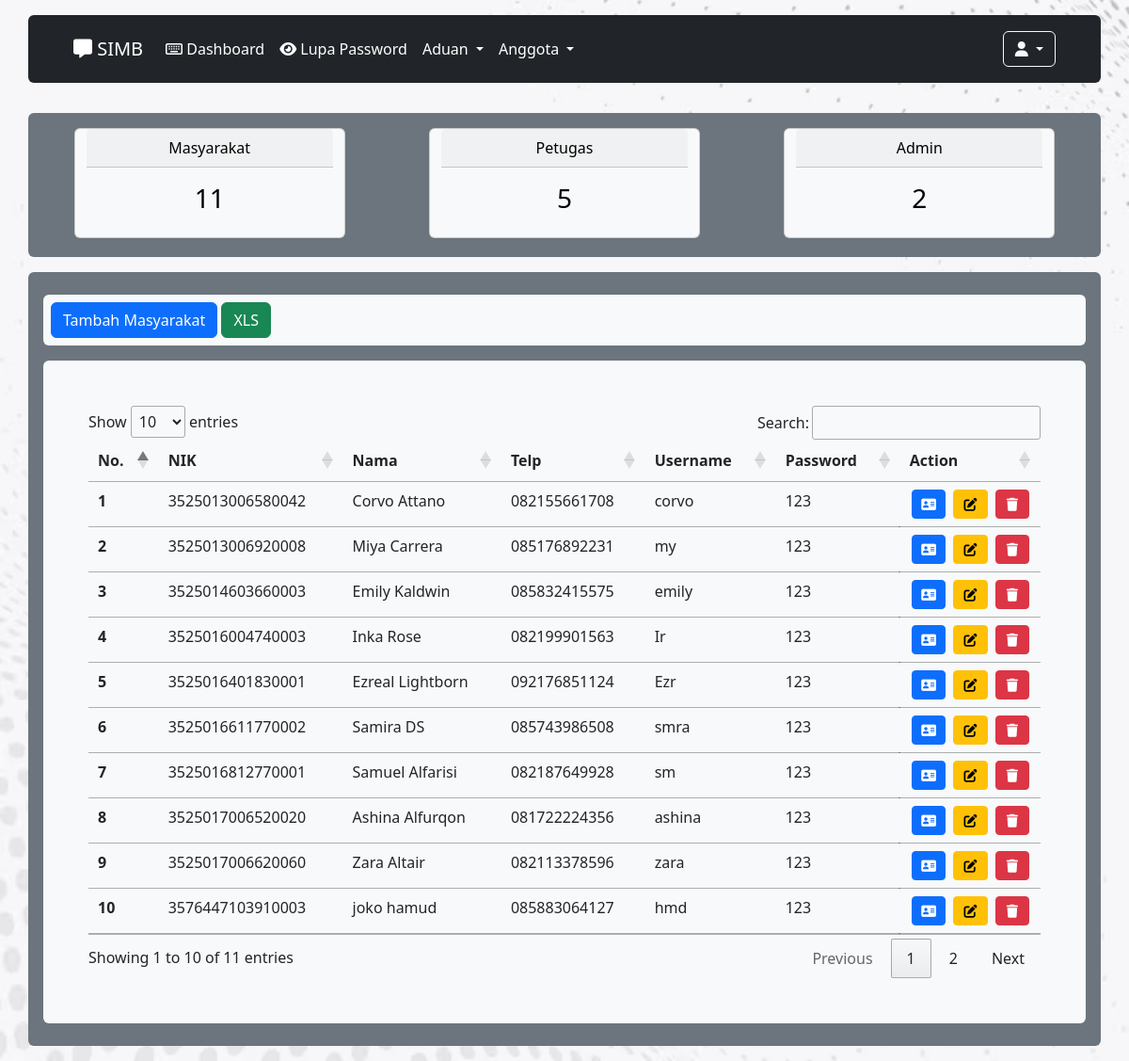
Page /manajemen_masyarakat.php (signed in) on the committed database.
### tables this page shows
CREATE TABLE `masyarakat` (
  `nik` varchar(16) NOT NULL,
  `nama` varchar(35) NOT NULL,
  `username` varchar(25) NOT NULL,
  `password` varchar(50) NOT NULL,
  `telp` varchar(13) NOT NULL
);

### manajemen_masyarakat.php (the view, shortened to what this page needs)
<?php
        if(!empty($_SESSION['nik_login']) AND ($_SESSION['level'] == 'admin'))
        {
        include "header2.php";
        include "koneksi.php";
        $sql_masyarakat = "SELECT * FROM masyarakat";
        $eks_masyarakat = mysqli_query($koneksi, $sql_masyarakat);
        $jml_masyarakat = mysqli_num_rows($eks_masyarakat);
        $sql_petugas = "SELECT * FROM petugas WHERE level = 'petugas'";
        $eks_petugas = mysqli_query($koneksi, $sql_petugas);
        $jml_petugas = mysqli_num_rows($eks_petugas);
        $sql_administrator = "SELECT * FROM petugas WHERE level = 'admin'";
        $eks_administrator = mysqli_query($koneksi, $sql_administrator);
        $jml_administrator = mysqli_num_rows($eks_administrator);
?>
<div class="container-fluid">
    <?php
            include "navbar2.php";
        ?>
    <div class="container bg-secondary rounded px-3 pt-3 pb-1 my-3">
        <div class="row d-flex justify-content-around">
            <div class="card text-bg-light mb-3 text-center" style="max-width: 18rem;">
                <div class="card-header">Masyarakat</div>
                <div class="card-body">
                    <h3 class="card-title"><?php echo $jml_masyarakat; ?></h3>
                </div>
            </div>
            <div class="card text-bg-light mb-3 text-center" style="max-width: 18rem;">
                <div class="card-header">Petugas</div>
                <div class="card-body">
                    <h3 class="card-title"><?php echo $jml_petugas; ?></h3>
                </div>
            </div>
            <div class="card text-bg-light mb-3 text-center" style="max-width: 18rem;">
                <div class="card-header">Admin</div>
                <div class="card-body">
                    <h3 class="card-title"><?php echo $jml_administrator; ?></h3>
                </div>
            </div>
        </div>
    </div>
    <div class="container bg-secondary rounded px-3 py-4 my-3">
        <div class="mb-3 bg-light py-2 rounded px-2">
            <button type="button" class="btn btn-primary" data-bs-toggle="modal" data-bs-target="#exampleModal">
                Tambah Masyarakat
            </button>
            <a href="report_masyarakat.php" class="btn btn-success">XLS</a>
        </div>
        <div class="rounded bg-light">
            <div class="py-5 px-5">
                <div class="table-responsive">
                    <table class="table" id="example">
                        <thead>
                            <tr>
                                <th scope="col">No.</th>
                                <th scope="col">NIK</th>
                                <th scope="col">Nama</th>
                                <th scope="col">Telp</th>
                                <th scope="col">Username</th>
                                <th scope="col">Password</th>
                                <th scope="col">Action</th>
                            </tr>
                        </thead>
                        <tbody>
                            <?php
                                $no = 1;
                                while($data = mysqli_fetch_array($eks_masyarakat))
                                {
                                ?>
                            <tr>
                                <th scope="row"><?php echo $no; ?></th>
                                <td><?php echo $data['nik']; ?></td>
                                <td><?php echo $data['nama']; ?></td>
                                <td><?php echo $data['telp']; ?></td>
                                <td><?php echo $data['username']; ?></td>
                                <td><?php echo $data['password']; ?></td>
                                <td class="row g-1">
                                    <a class="btn btn-sm btn-primary mx-1 col"
                                        href="detail_anggota.php?nik=<?php echo $data['nik']; ?>"><i
                                            class="fas fa-address-card"></i></a>
                                    <a class="btn btn-sm btn-warning mx-1 col"
                                        href="edit_anggota.php?nik=<?php echo $data['nik']; ?>"><i
                                            class="fas fa-edit"></i></a>
                                    <a class="btn btn-sm btn-danger mx-1 col"
                                        href="hapus_anggota.php?nik=<?php echo $data['nik']; ?>"><i
                                            class="fas fa-trash"></i></a>
                                </td>
                            </tr>
                            <?php
                                $no++;
                                }
                                ?>
                        </tbody>
                    </table>
                </div>
            </div>
        </div>
    </div>
</div>
<?php
    include "footer2.php";
    }
    else
    {
        header("location:form_login.php");
    }
?>

### rows in the picture
masyarakat: nik "3525013006580042", nama "Corvo Attano", telp "082155661708", username "corvo", password "123"
masyarakat: nik "3525013006920008", nama "Miya Carrera", telp "085176892231", username "my", password "123"
masyarakat: nik "3525014603660003", nama "Emily Kaldwin", telp "085832415575", username "emily", password "123"
masyarakat: nik "3525016004740003", nama "Inka Rose", telp "082199901563", username "Ir", password "123"
masyarakat: nik "3525016401830001", nama "Ezreal Lightborn", telp "092176851124", username "Ezr", password "123"
masyarakat: nik "3525016611770002", nama "Samira DS", telp "085743986508", username "smra", password "123"
masyarakat: nik "3525016812770001", nama "Samuel Alfarisi", telp "082187649928", username "sm", password "123"
masyarakat: nik "3525017006520020", nama "Ashina Alfurqon", telp "081722224356", username "ashina", password "123"
masyarakat: nik "3525017006620060", nama "Zara Altair", telp "082113378596", username "zara", password "123"
masyarakat: nik "3576447103910003", nama "joko hamud", telp "085883064127", username "hmd", password "123"

### other values in the picture
$jml_masyarakat "11"
$jml_petugas "5"
$jml_administrator "2"
